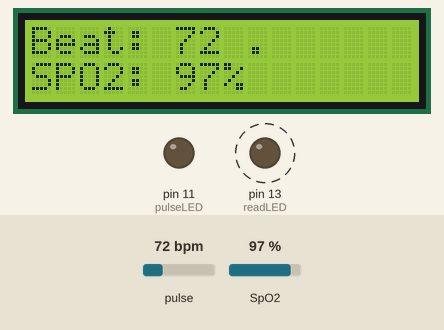
The sketch below on a simulated Arduino Uno, built with avr-gcc and run on an emulated ATmega328P. Shown: 16×2 character LCD, output pins drawn as LEDs (lit = HIGH). Dashed ring = blinking. The inputs (shaded band) are chosen by the test bench; at power-on: pulse 72 bpm, SpO2 97 %. What the sketch prints to the serial monitor is not drawn.

Above: at 5.5 s.
5.6 s: pulse set to 100 bpm
At 6.32 s:
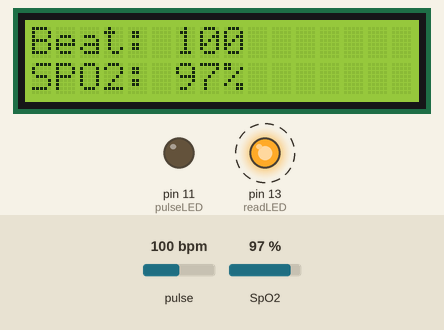
7.7 s: pulse set to 42 bpm
At 10.8 s:
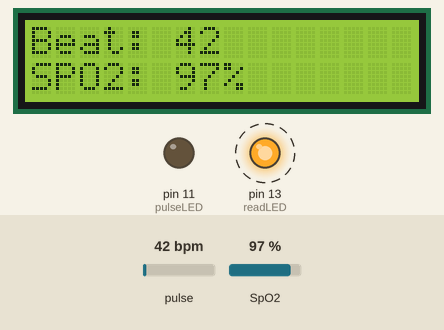
11.4 s: SpO2 set to 80 %
At 14.5 s:
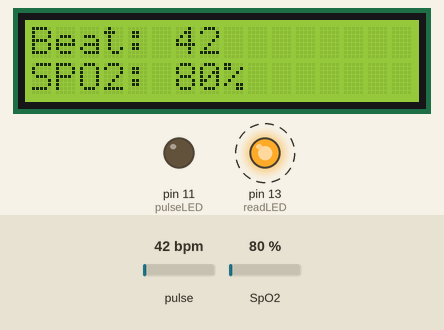
14.6 s: SpO2 set to 85 %
At 15.5 s:
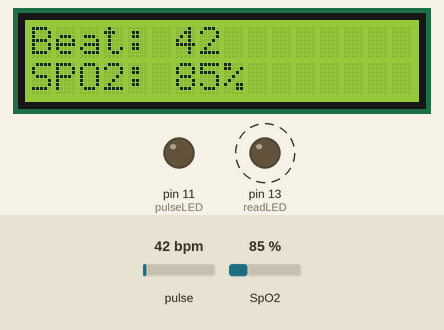
Timing chart, 0 to 19.6 s (numbered marks = the images above; inputs shaded):
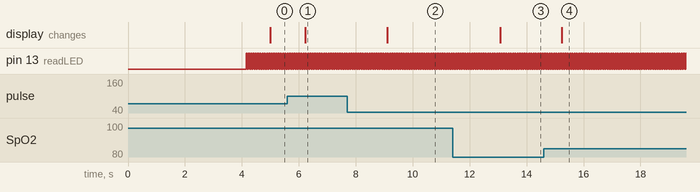

Measured:
- after the input at 5.6 s, the display: changes after 0.63 s (image 1)
- after the input at 7.7 s, the display: changes after 1.4 s (image 2)
- after the input at 11.4 s, the display: changes after 1.7 s (image 3)
- after the input at 14.6 s, the display: changes after 0.63 s (image 4)

The sketch:

Saturimetro-max30105.ino
```cpp
// (licence header left out)
#include <Wire.h>
#include "MAX30105.h"
#include "spo2_algorithm.h"

MAX30105 particleSensor;

#define MAX_BRIGHTNESS 255

#if defined(__AVR_ATmega328P__) || defined(__AVR_ATmega168__)
//Arduino Uno doesn't have enough SRAM to store 100 samples of IR led data and red led data in 32-bit format
//To solve this problem, 16-bit MSB of the sampled data will be truncated. Samples become 16-bit data.
uint16_t irBuffer[100]; //infrared LED sensor data
uint16_t redBuffer[100];  //red LED sensor data
#else
uint32_t irBuffer[100]; //infrared LED sensor data
uint32_t redBuffer[100];  //red LED sensor data
#endif

int32_t bufferLength; //data length
int32_t spo2; //SPO2 value
int8_t validSPO2; //indicator to show if the SPO2 calculation is valid
int32_t heartRate; //heart rate value
int8_t validHeartRate; //indicator to show if the heart rate calculation is valid

byte pulseLED = 11; //Must be on PWM pin
byte readLED = 13; //Blinks with each data read


//libreria: per lcd
//https://github.com/zmaker/arduino_cookbook/raw/master/219-LCD-AZDelivery/NewLiquidCrystal_1.5.1.zip
#include <Wire.h>
#include <LiquidCrystal_I2C.h>

#define I2C_ADDR 0x27
#define BACKLIGHT_PIN 3
#define En_pin 2
#define Rw_pin 1
#define Rs_pin 0
#define D4_pin 4
#define D5_pin 5
#define D6_pin 6
#define D7_pin 7

LiquidCrystal_I2C lcd(I2C_ADDR,En_pin,Rw_pin,Rs_pin,D4_pin,D5_pin,D6_pin,D7_pin);

void setup() {
  lcd.begin(16,2);
  lcd.setBacklightPin(BACKLIGHT_PIN,POSITIVE);
  lcd.setBacklight(HIGH);
  lcd.home();

  Serial.begin(115200); // initialize serial communication at 115200 bits per second:

  pinMode(pulseLED, OUTPUT);
  pinMode(readLED, OUTPUT);

  // Initialize sensor
  if (!particleSensor.begin(Wire, I2C_SPEED_FAST)) {
    //Use default I2C port, 400kHz speed
    Serial.println(F("MAX30105 was not found. Please check wiring/power."));
    abort();
  }

  byte ledBrightness = 60; //Options: 0=Off to 255=50mA
  byte sampleAverage = 4; //Options: 1, 2, 4, 8, 16, 32
  byte ledMode = 2; //Options: 1 = Red only, 2 = Red + IR, 3 = Red + IR + Green
  byte sampleRate = 100; //Options: 50, 100, 200, 400, 800, 1000, 1600, 3200
  int pulseWidth = 411; //Options: 69, 118, 215, 411
  int adcRange = 4096; //Options: 2048, 4096, 8192, 16384

  particleSensor.setup(ledBrightness, sampleAverage, ledMode, sampleRate, pulseWidth, adcRange); //Configure sensor with these settings

  lcd.setCursor(0,0);
  lcd.print("Appoggia il dito");

  while (particleSensor.getIR() < 30000) {
    delay(50);
  }
  lcd.clear();
  lcd.setCursor(0,0);
  lcd.print("Reading...");
  lcd.setCursor(0,1);
}

void loop() {
  bufferLength = 100; //buffer length of 100 stores 4 seconds of samples running at 25sps

  //read the first 100 samples, and determine the signal range
  for (byte i = 0 ; i < bufferLength ; i++) {
    while (particleSensor.available() == false) //do we have new data?
      particleSensor.check(); //Check the sensor for new data

    redBuffer[i] = particleSensor.getRed();
    irBuffer[i] = particleSensor.getIR();
    particleSensor.nextSample(); //We're finished with this sample so move to next sample

    Serial.print(F("red="));
    Serial.print(redBuffer[i], DEC);
    Serial.print(F(", ir="));
    Serial.println(irBuffer[i], DEC);
  }

  //calculate heart rate and SpO2 after first 100 samples (first 4 seconds of samples)
  maxim_heart_rate_and_oxygen_saturation(irBuffer, bufferLength, redBuffer, &spo2, &validSPO2, &heartRate, &validHeartRate);

  //Continuously taking samples from MAX30102.  Heart rate and SpO2 are calculated every 1 second
  while (1) {
    //dumping the first 25 sets of samples in the memory and shift the last 75 sets of samples to the top
    for (byte i = 25; i < 100; i++)
    {
      redBuffer[i - 25] = redBuffer[i];
      irBuffer[i - 25] = irBuffer[i];
    }

    //take 25 sets of samples before calculating the heart rate.
    for (byte i = 75; i < 100; i++)
    {
      while (particleSensor.available() == false) //do we have new data?
        particleSensor.check(); //Check the sensor for new data

      digitalWrite(readLED, !digitalRead(readLED)); //Blink onboard LED with every data read

      redBuffer[i] = particleSensor.getRed();
      irBuffer[i] = particleSensor.getIR();
      particleSensor.nextSample(); //We're finished with this sample so move to next sample

      //send samples and calculation result to terminal program through UART
      Serial.print(F("red="));
      Serial.print(redBuffer[i], DEC);
      Serial.print(F(", ir="));
      Serial.print(irBuffer[i], DEC);

      Serial.print(F(", HR="));
      Serial.print(heartRate, DEC);

      Serial.print(F(", HRvalid="));
      Serial.print(validHeartRate, DEC);

      Serial.print(F(", SPO2="));
      Serial.print(spo2, DEC);

      Serial.print(F(", SPO2Valid="));
      Serial.println(validSPO2, DEC);

      lcd.setCursor(0,0);
      lcd.print("Beat: ");
      if (validHeartRate == 1) {
        lcd.print(heartRate);
      } else {
        lcd.print("--");
      }
      lcd.print(" ");
      lcd.setCursor(0,1);
      lcd.print("SPO2: ");
      if (validSPO2 == 1) {
        lcd.print(spo2);
      } else {
        lcd.print("--");
      }
      lcd.print("% ");
    }

    //After gathering 25 new samples recalculate HR and SP02
    maxim_heart_rate_and_oxygen_saturation(irBuffer, bufferLength, redBuffer, &spo2, &validSPO2, &heartRate, &validHeartRate);
  }
}
```

License.ino
```cpp
// (licence header left out)

```
